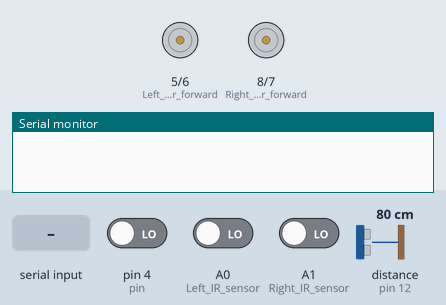
Bench run of a sketch on a simulated Arduino Uno, built with avr-gcc and run on an emulated ATmega328P. Shown: motor-driver pin pairs drawn as motors (green arrow = first pin HIGH = forward, orange = second pin HIGH = backward, longer = more drive), the last lines printed to the serial monitor. The test bench sets the inputs (shaded band); at power-on: A0 (Left_IR_sensor) LOW, pin 4 (pin) LOW, distance to the obstacle (sensor on pin 12) 80 cm, A1 (Right_IR_sensor) LOW. The echo pulse lasts 58.3 µs per cm.

Above: at 1.2 s.
1.3 s: "y" received over Serial
At 1.8 s:
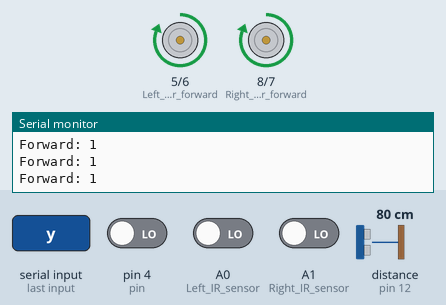
4.3 s: A0 (Left_IR_sensor) driven HIGH
At 5.4 s:
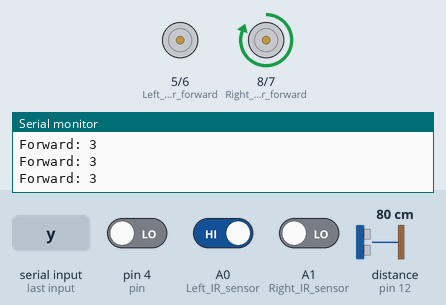
5.8 s: pin 4 (pin) driven HIGH
At 6.3 s:
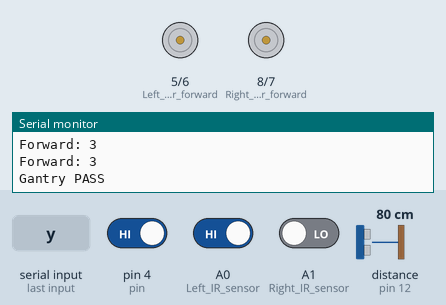
8.3 s: distance to the obstacle (sensor on pin 12) set to 23 cm
11.3 s: distance to the obstacle (sensor on pin 12) set to 20 cm
Timing chart, 0 to 14.3 s (numbered marks = the images above; inputs shaded):
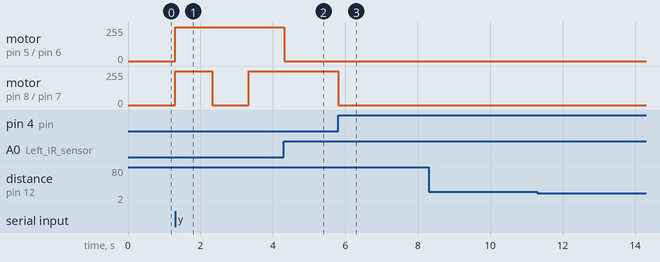

Measured:
- after the input at 1.3 s, motor on pin 5 (Left_motor_forward) / pin 6 (Left_motor_reverse): stopped → forward 255/255 at once; motor on pin 8 (Right_motor_forward) / pin 7 (Right_motor_reverse): stopped → forward 255/255 at once, → stopped 1.0 s later, → forward 255/255 1.0 s later
- after the input at 4.3 s, motor on pin 5 (Left_motor_forward) / pin 6 (Left_motor_reverse): forward 255/255 → stopped at once; motor on pin 8 (Right_motor_forward) / pin 7 (Right_motor_reverse): stays forward 255/255 (without the input it goes to stopped after 1.1 s)
- after the input at 5.8 s, motor on pin 8 (Right_motor_forward) / pin 7 (Right_motor_reverse): forward 255/255 → stopped at once

The sketch:

main.ino
```cpp
unsigned long value = 0;
int pin = 4; // Gantry sensor pin (with Schottky diode)
int count = 0, l, r;
int flag = 0;
long st = millis(), endt;
int trigPin = 13;
int echoPin = 12;

void setup() {
  Serial.begin(9600);

  pinMode(A0, INPUT); // Left IR sensor
  pinMode(A1, INPUT); // Right IR sensor
  pinMode(pin, INPUT); // Gantry IR input
  pinMode(trigPin, OUTPUT);
  pinMode(echoPin, INPUT);

  pinMode(5, OUTPUT); // Left motor forward
  pinMode(6, OUTPUT); // Left motor reverse
  pinMode(8, OUTPUT); // Right motor forward
  pinMode(7, OUTPUT); // Right motor reverse
}

void forward() {
  digitalWrite(5, HIGH);
  digitalWrite(6, LOW);
  digitalWrite(8, HIGH);
  digitalWrite(7, LOW);
}

void left() {
  digitalWrite(5, HIGH);
  digitalWrite(6, LOW);
  digitalWrite(8, LOW);
  digitalWrite(7, LOW);
}

void right() {
  digitalWrite(5, LOW);
  digitalWrite(6, LOW);
  digitalWrite(8, HIGH);
  digitalWrite(7, LOW);
}

void stopMotors() {
  digitalWrite(5, LOW);
  digitalWrite(6, LOW);
  digitalWrite(8, LOW);
  digitalWrite(7, LOW);
}

int getDistance() {
  digitalWrite(trigPin, LOW);
  delayMicroseconds(2);
  digitalWrite(trigPin, HIGH);
  delayMicroseconds(10);
  digitalWrite(trigPin, LOW);

  long duration = pulseIn(echoPin, HIGH, 20000); // 20ms timeout
  int distance = duration * 0.0343 / 2;
  return distance;
}

void loop() {
  if (Serial.available() > 0 && Serial.read() == 'y') {
    flag = 1;
  }

  if (flag == 1) {
    // Gantry detection
    int value = digitalRead(pin);
    if (value == HIGH) {
      Serial.println("Gantry PASS");
      stopMotors();
      delay(1000);
    }

    // Obstacle detection
    int distance = getDistance();
    if (distance > 0 && distance <= 20) {
      Serial.print("Obstacle detected at ");
      Serial.print(distance);
      Serial.println(" cm. Stopping.");
      stopMotors();
      delay(2000);
      return; // Skip rest of loop this cycle
    }

    // IR line following
    l = digitalRead(A0);
    r = digitalRead(A1);

    if (l == 1 && r == 1) forward();
    else if (l == 0 && r == 1) left();
    else if (l == 1 && r == 0) right();
    else if (l == 0 && r == 0) {
      endt = millis();
      if (endt - st > 1000) {
        count++;
        st = millis();
      }

      switch (count) {
        case 1:
        case 3:
        case 4:
        case 6:
          Serial.print("Forward: ");
          Serial.println(count);
          forward();
          break;

        case 2:
          Serial.print("Left Turn: ");
          Serial.println(count);
          left();
          delay(500);
          break;

        case 5:
          Serial.print("Left Turn: ");
          Serial.println(count);
          left();
          delay(300);
          break;

        default:
          stopMotors();
          Serial.println("Stopped");
          flag = 0;
          break;
      }
    }
  }
}
```
